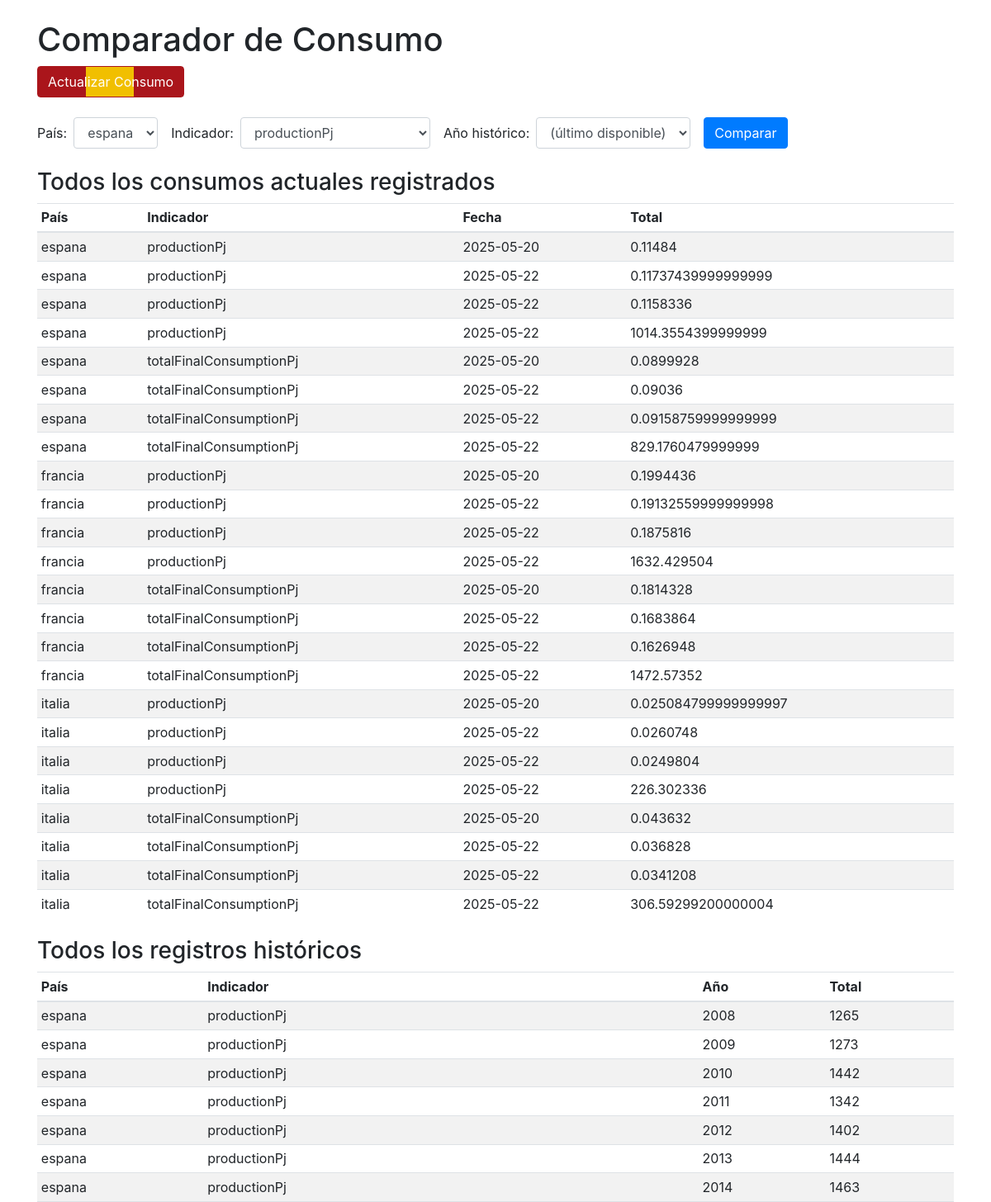
Before: /consumo (upper part) with the older database file.
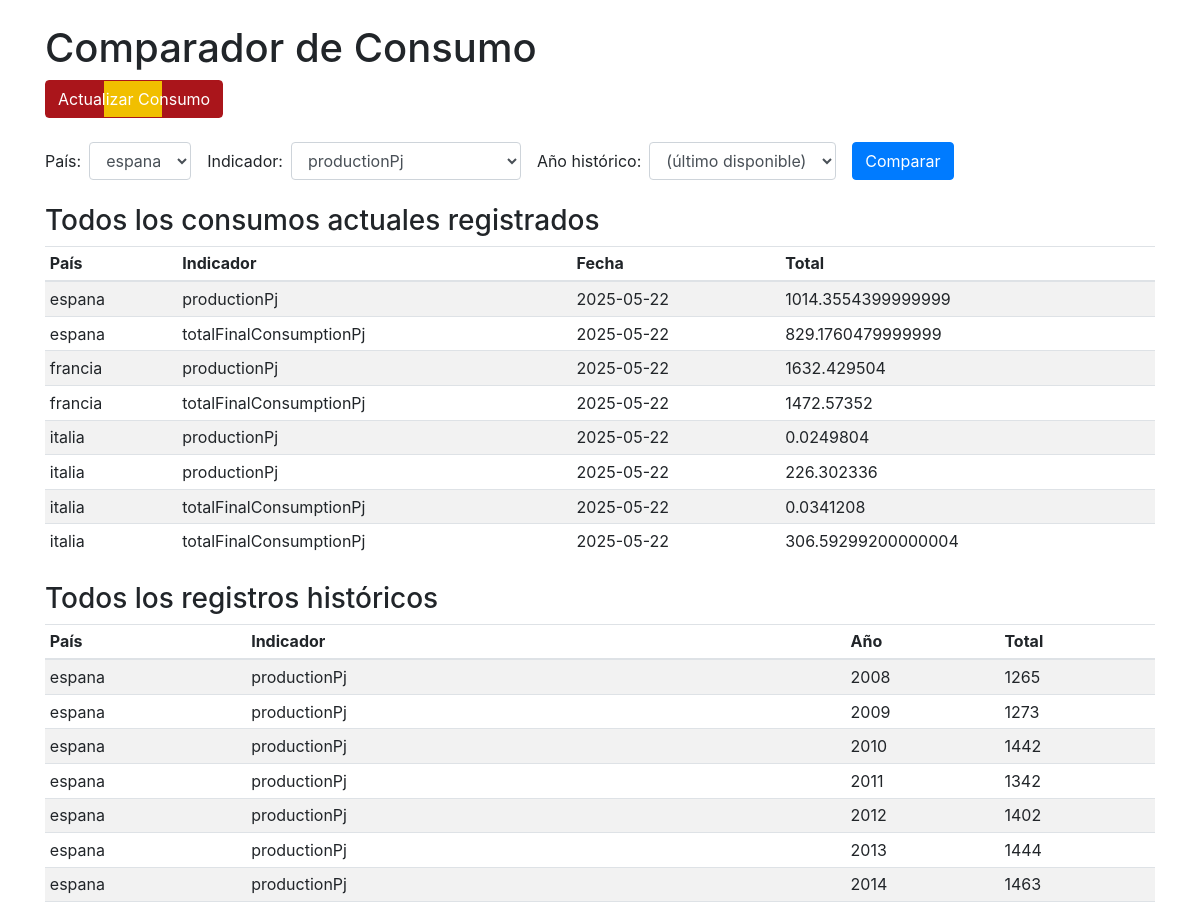
After: the same page with the newer database file.
### app.py (models this page shows)
class ActualConsumoProduccion(db.Model):
    __tablename__ = 'actual_consumo_produccion'
    __table_args__ = {'extend_existing': True}
    pais                 = db.Column(db.Text, db.ForeignKey('pais.pais'), primary_key=True)
    indicador            = db.Column(db.Text, primary_key=True)
    fecha                = db.Column(db.Text, primary_key=True)
    coal_peat_oil_shale  = db.Column(db.Text)
    natural_gas          = db.Column(db.Text)
    nuclear              = db.Column(db.Text)
    oil_products         = db.Column(db.Text)
    renewables_and_waste = db.Column(db.Text)
    total                = db.Column(db.Text)

class HistoricoConsumoProduccion(db.Model):
    __tablename__ = 'historico_consumo_produccion'
    __table_args__ = {'extend_existing': True}
    pais                 = db.Column(db.Text, db.ForeignKey('pais.pais'), primary_key=True)
    indicador            = db.Column(db.Text, primary_key=True)
    anio                 = db.Column(db.Integer, primary_key=True)
    coal_peat_oil_shale  = db.Column(db.Text)
    natural_gas          = db.Column(db.Text)
    nuclear              = db.Column(db.Text)
    oil_products         = db.Column(db.Text)
    renewables_and_waste = db.Column(db.Text)
    total                = db.Column(db.Text)

### app.py (the view, shortened to what this page needs)
@app.route('/consumo', methods=['GET','POST'])
def show_consumption():
    try:
        paises = [p.pais for p in Pais.query.order_by(Pais.pais).all()]
        indicadores = [i[0] for i in db.session.query(
                           ActualConsumoProduccion.indicador
                       ).distinct().order_by(ActualConsumoProduccion.indicador).all()]
        anios = [y[0] for y in db.session.query(
                     HistoricoConsumoProduccion.anio
                 ).distinct().order_by(HistoricoConsumoProduccion.anio).all()]
        with db.session.no_autoflush:
            actual_list = ActualConsumoProduccion.query.order_by(
                              ActualConsumoProduccion.pais,
                              ActualConsumoProduccion.indicador,
                              ActualConsumoProduccion.fecha
                          ).all()
            for a in actual_list:
                a.fecha_parsed = parse_date_safe(a.fecha)
        historico_list = HistoricoConsumoProduccion.query.order_by(
                             HistoricoConsumoProduccion.pais,
                             HistoricoConsumoProduccion.indicador,
                             HistoricoConsumoProduccion.anio
                         ).all()
    except Exception as e:
        return f"<h1>Error cargando datos:</h1><p>{e}</p>"
    datos = None
    return render_template(
        'consumo_comparador.html',
        paises=paises,
        indicadores=indicadores,
        anios=anios,
        actual_list=actual_list,
        historico_list=historico_list,
        datos=datos
    )

### app.py (called while the page is built)
def parse_date_safe(date_str):
    if not date_str:
        return None
    if isinstance(date_str, str) and date_str.endswith('Z'):
        date_str = date_str[:-1]
    for fmt in ('%Y-%m-%dT%H:%M:%S.%f',
                '%Y-%m-%dT%H:%M:%S',
                '%Y-%m-%d'):
        try:
            return datetime.strptime(date_str, fmt).date()
        except ValueError:
            continue
    return None

### templates/consumo_comparador.html (shortened to what this page needs)
<!DOCTYPE html>
<html lang="es">
<head>
  <link rel="stylesheet" href="https://stackpath.bootstrapcdn.com/bootstrap/4.3.1/css/bootstrap.min.css">
</head>
<body>
  <div class="container my-4">
    <h1>Comparador de Consumo</h1>
    <a href="{{ url_for('update_consumo') }}"
       class="btn mb-4"
       style="
         background: linear-gradient(
           to right,
           #AA151B 0%, #AA151B 33%,
           #F1BF00 33%, #F1BF00 66%,
           #AA151B 66%, #AA151B 100%
         );
         color: white;
         border: 1px solid #AA151B;
       ">
      Actualizar Consumo
    </a>
    <form method="post" action="{{ url_for('show_consumption') }}" class="form-inline mb-4">
      <label for="pais" class="mr-2">País:</label>
      <select id="pais" name="pais" class="form-control mr-3">
        {% for p in paises %}
          <option value="{{ p }}" {% if datos and datos.pais == p %}selected{% endif %}>{{ p }}</option>
        {% endfor %}
      </select>
      <label for="indicador" class="mr-2">Indicador:</label>
      <select id="indicador" name="indicador" class="form-control mr-3">
        {% for i in indicadores %}
          <option value="{{ i }}" {% if datos and datos.indicador == i %}selected{% endif %}>{{ i }}</option>
        {% endfor %}
      </select>
      <label for="anio" class="mr-2">Año histórico:</label>
      <select id="anio" name="anio" class="form-control mr-3">
        <option value="">(último disponible)</option>
      </select>
      <button type="submit" class="btn btn-primary">Comparar</button>
    </form>
    {% if actual_list %}
      <h3>Todos los consumos actuales registrados</h3>
      <table class="table table-sm table-striped mb-4">
        <thead>
          <tr>
            <th>País</th><th>Indicador</th><th>Fecha</th><th>Total</th>
          </tr>
        </thead>
        <tbody>
          {% for a in actual_list %}
            <tr>
              <td>{{ a.pais }}</td>
              <td>{{ a.indicador }}</td>
              <td>
                {% if a.fecha_parsed %}
                  {{ a.fecha_parsed.strftime('%Y-%m-%d') }}
                {% else %}
                  {{ a.fecha[:10] }}
                {% endif %}
              </td>
              <td>{{ a.total }}</td>
            </tr>
          {% endfor %}
        </tbody>
      </table>
    {% endif %}
    {% if historico_list %}
      <h3>Todos los registros históricos</h3>
      <table class="table table-sm table-striped">
        <thead>
          <tr>
            <th>País</th><th>Indicador</th><th>Año</th><th>Total</th>
          </tr>
        </thead>
        <tbody>
          {% for h in historico_list %}
            <tr>
              <td>{{ h.pais }}</td>
              <td>{{ h.indicador }}</td>
              <td>{{ h.anio }}</td>
              <td>{{ h.total }}</td>
            </tr>
          {% endfor %}
        </tbody>
      </table>
    {% endif %}
  </div>
</body>
</html>

Changed rows visible on the page:
removed ActualConsumoProduccion: pais "espana", indicador "productionPj", fecha_parsed "2025-05-20", total "0.11484"
removed ActualConsumoProduccion: pais "espana", indicador "productionPj", fecha_parsed "2025-05-22", total "0.11737439999999999"
removed ActualConsumoProduccion: pais "espana", indicador "productionPj", fecha_parsed "2025-05-22", total "0.1158336"
removed ActualConsumoProduccion: pais "espana", indicador "totalFinalConsumptionPj", fecha_parsed "2025-05-20", total "0.0899928"
removed ActualConsumoProduccion: pais "espana", indicador "totalFinalConsumptionPj", fecha_parsed "2025-05-22", total "0.09036"
removed ActualConsumoProduccion: pais "espana", indicador "totalFinalConsumptionPj", fecha_parsed "2025-05-22", total "0.09158759999999999"
removed ActualConsumoProduccion: pais "francia", indicador "productionPj", fecha_parsed "2025-05-20", total "0.1994436"
removed ActualConsumoProduccion: pais "francia", indicador "productionPj", fecha_parsed "2025-05-22", total "0.19132559999999998"
removed ActualConsumoProduccion: pais "francia", indicador "productionPj", fecha_parsed "2025-05-22", total "0.1875816"
removed ActualConsumoProduccion: pais "francia", indicador "totalFinalConsumptionPj", fecha_parsed "2025-05-20", total "0.1814328"
removed ActualConsumoProduccion: pais "francia", indicador "totalFinalConsumptionPj", fecha_parsed "2025-05-22", total "0.1683864"
removed ActualConsumoProduccion: pais "francia", indicador "totalFinalConsumptionPj", fecha_parsed "2025-05-22", total "0.1626948"
removed ActualConsumoProduccion: pais "italia", indicador "productionPj", fecha_parsed "2025-05-20", total "0.025084799999999997"
removed ActualConsumoProduccion: pais "italia", indicador "productionPj", fecha_parsed "2025-05-22", total "0.0260748"
removed ActualConsumoProduccion: pais "italia", indicador "totalFinalConsumptionPj", fecha_parsed "2025-05-20", total "0.043632"
removed ActualConsumoProduccion: pais "italia", indicador "totalFinalConsumptionPj", fecha_parsed "2025-05-22", total "0.036828"
